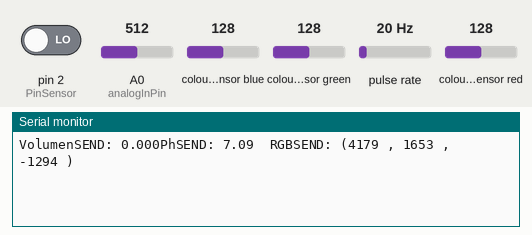
Simulated run of this sketch. Board: Arduino Uno, built with avr-gcc and run on an emulated ATmega328P. Parts: the last lines printed to the serial monitor. Wiring (inferred from the names in the program): TCS3200 colour sensor: output pin 2; S2 pin 12; S3 pin 11; S0 pin 8; S1 pin 9; pulse sensor: data pin 10. Inputs (shaded band) come from the test bench; at power-on: pulse rate 20 Hz, colour sensor blue 128, A0 (analogInPin) = 512, colour sensor green 128, pin 2 (PinSensor) LOW, colour sensor red 128.

Above: at 1.2 s.
1.3 s: pulse rate (sensor on pin 10) set to 150 Hz
At 3.0 s:
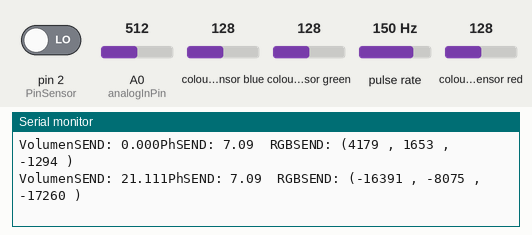
4.3 s: colour sensor blue set to 5
At 5.0 s:
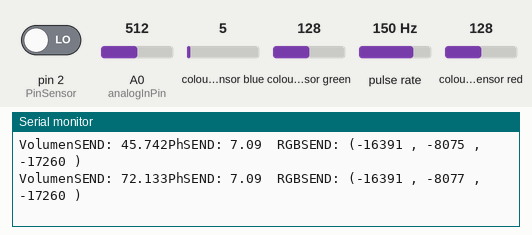
5.8 s: A0 (analogInPin) set to 30
At 7.1 s:
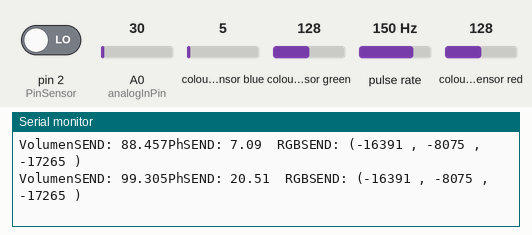
7.3 s: colour sensor green set to 5
At 8.2 s:
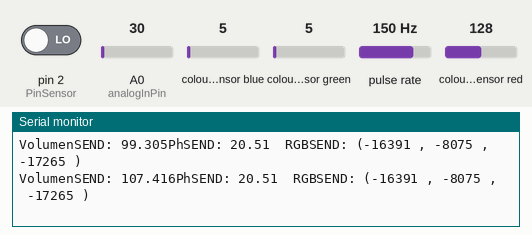
8.8 s: A0 (analogInPin) set to 306
At 10.1 s:
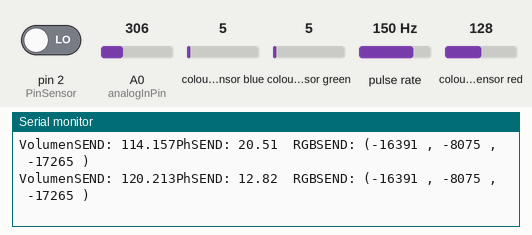
10.3 s: colour sensor blue set to 64
At 11.3 s:
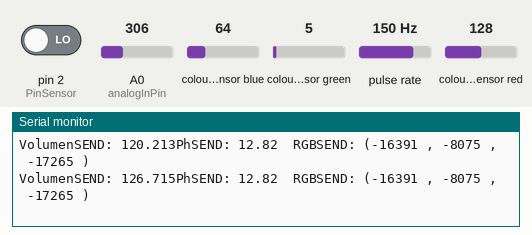
Timing chart, 0 to 12.8 s (numbered marks = the images above; inputs shaded):
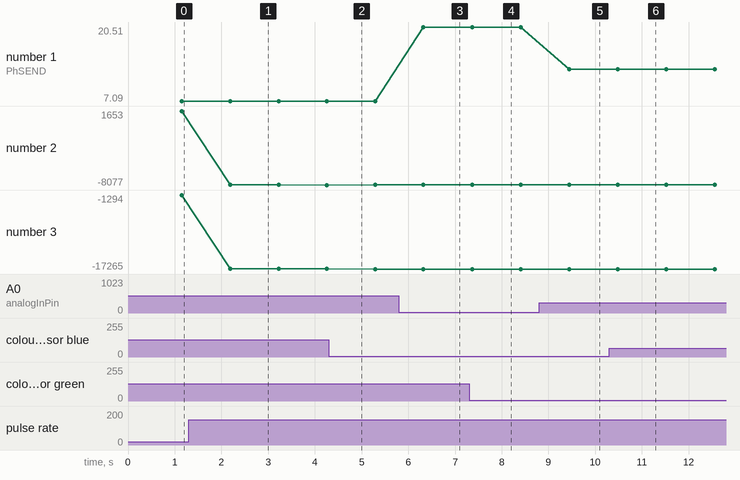

The sketch:

IoT-Arduino.ino
```cpp
/*-------------VARIABLES-------------*/
//Volumen
volatile int NumPulsos; //variable para la cantidad de pulsos recibidos
int PinSensor = 2;    //Sensor conectado en el pin 2
float factor_conversion= 7.5;//7.11; //para convertir de frecuencia a caudal
float volumen=0;
long dt=0; //variación de tiempo por cada bucle
long t0=0; //millis() del bucle anterior

// VOLUMEN FUNCTION
//---Función que se ejecuta en interrupción---------------
void ContarPulsos ()
{
  NumPulsos++;  //incrementamos la variable de pulsos
}

//---Función para obtener frecuencia de los pulsos--------
int ObtenerFrecuecia()
{
  int frecuencia;
  NumPulsos = 0;   //Ponemos a 0 el número de pulsos
  interrupts();    //Habilitamos las interrupciones
  delay(1000);   //muestra de 1 segundo
  noInterrupts(); //Deshabilitamos  las interrupciones
  frecuencia=NumPulsos; //Hz(pulsos por segundo)
  return frecuencia;
}

//PH Sensor
const int analogInPin = A0;
int sensorValue = 0;
unsigned long int avgValue;
float b;
int buf[10],temp;

//COLOR
//
// Cableado de TCS3200 a Arduino
//
#define S0 8
#define S1 9
#define S2 12
#define S3 11
#define salidaSensor 10

// Para guardar las frecuencias de los fotodiodos
int frecuenciaRojo = 0;
int frecuenciaVerde = 0;
int frecuenciaAzul = 0;
int colorRojo;
int colorVerde;
int colorAzul;


void setup()
{

  Serial.begin(9600);
  pinMode(PinSensor, INPUT);
  attachInterrupt(0,ContarPulsos,RISING);//(Interrupción 0(Pin2),función,Flanco de subida)
  //Serial.println ("Envie 'r' para restablecer el volumen a 0 Litros");
  t0=millis();
  //COLOR SETUP
  // Definiendo las Salidas
  pinMode(S0, OUTPUT);
  pinMode(S1, OUTPUT);
  pinMode(S2, OUTPUT);
  pinMode(S3, OUTPUT);

  // Definiendo salidaSensor como entrada
  pinMode(salidaSensor, INPUT);

  // Definiendo la escala de frecuencia a 20%
  digitalWrite(S0,HIGH);
  digitalWrite(S1,LOW);


}
float prom = 0.0;
void loop ()
{
  /*-----------------------------------------------------------*/
  /*----------------------VOLUME-------------------------------*/
  /*-----------------------------------------------------------*/
  if (Serial.available()) {
    //if(Serial.read()=='r')volumen=0;//restablecemos el volumen si recibimos 'r'
  }
  float frecuencia=ObtenerFrecuecia(); //obtenemos la frecuencia de los pulsos en Hz
  float caudal_L_m=frecuencia/factor_conversion; //calculamos el caudal en L/m
  prom = (prom + caudal_L_m)/2;
  //prom = sqrt(prom + caudal_L_m);
  dt=millis()-t0; //calculamos la variación de tiempo
  t0=millis();
  //Serial.print ("Caudal PROMEDIO: ");
  //Serial.print (prom,3);
  volumen=volumen+(prom/60)*(dt/1000); // volumen(L)=caudal(L/s)*tiempo(s)

  //volumen=volumen+(caudal_L_m/60)*(dt/1000); // volumen(L)=caudal(L/s)*tiempo(s)

   //-----Enviamos por el puerto serie---------------
//  Serial.print ("\tCaudal: ");
//  Serial.print (caudal_L_m,3);
//  Serial.print ("L/min \tMilitros/s ");
float caudal_Ml_s= caudal_L_m / 0.06;
//  Serial.print (caudal_Ml_s,3);
//  Serial.print ("\tVolumen: ");
//  Serial.print (volumen,3);
//  Serial.println (" L");
  /*-----------------------------------------------*/
  /*-------------------------PH--------------------*/
  /*------------------------------------------------*/
  for(int i=0;i<10;i++)
 {
  buf[i]=analogRead(analogInPin);
  delay(10);
 }
 for(int i=0;i<9;i++)
 {
  for(int j=i+1;j<10;j++)
  {
   if(buf[i]>buf[j])
   {
    temp=buf[i];
    buf[i]=buf[j];
    buf[j]=temp;
   }
  }
 }
 avgValue=0;
 for(int i=2;i<8;i++)
 avgValue+=buf[i];
 float pHVol=(float)avgValue*5.0/1024/6;
 float phValue = -5.70 * pHVol + 21.34;
// Serial.print("sensor = ");
// Serial.println(phValue);

// delay(20);
 /*------------------------------------------------*/
 /*--------------------COLOR-----------------------*/
 /*------------------------------------------------*/
 // Definiendo la lectura de los fotodiodos con filtro rojo
  digitalWrite(S2,LOW);
  digitalWrite(S3,LOW);

  // Leyendo la frecuencia de salida del sensor
  frecuenciaRojo = pulseIn(salidaSensor, LOW);

  // Mapeando el valor de la frecuencia del ROJO (RED = R) de 0 a 255
  // Usted debe colocar los valores que registro. Este es un ejemplo:
  // colorRojo = map(frecuenciaRojo, 70, 120, 255,0);
  colorRojo = map(frecuenciaRojo, 70, 120, 255,0);

  // Mostrando por serie el valor para el rojo (R = Red)
//  Serial.print("R = ");
//  Serial.print(colorRojo);
  delay(100);

  // Definiendo la lectura de los fotodiodos con filtro verde
  digitalWrite(S2,HIGH);
  digitalWrite(S3,HIGH);

  // Leyendo la frecuencia de salida del sensor
  frecuenciaVerde = pulseIn(salidaSensor, LOW);

  // Mapeando el valor de la frecuencia del VERDE (GREEN = G) de 0 a 255
  // Usted debe colocar los valores que registro. Este es un ejemplo:
  // colorVerde = map(frecuenciaVerde, 100, 199, 255,0);
  colorVerde = map(frecuenciaVerde, 100, 199, 255,0);

  // Mostrando por serie el valor para el verde (G = Green)
//  Serial.print("G = ");
//  Serial.print(colorVerde);
  delay(100);

  // Definiendo la lectura de los fotodiodos con filtro azul
  digitalWrite(S2,LOW);
  digitalWrite(S3,HIGH);

  // Leyendo la frecuencia de salida del sensor
  frecuenciaAzul = pulseIn(salidaSensor, LOW);

  // Mapeando el valor de la frecuencia del AZUL (AZUL = B) de 0 a 255
  // Usted debe colocar los valores que registro. Este es un ejemplo:
  // colorAzul = map(frecuenciaAzul, 38, 84, 255, 0);
  colorAzul = map(frecuenciaAzul, 37, 85, 255, 0);

//  // Mostrando por serie el valor para el azul (B = Blue)
//  Serial.print("B = ");
//  Serial.print(colorAzul);
  delay(100);

  //Variables finales a enviar
  // SEND VOLUMEN: volumen
  // SEND PH: phValue
  // SEND COLOR RGB: (colorRojo, colorVerde, colorAzul)
  Serial.print("VolumenSEND: ");
  Serial.print(volumen,3);
  Serial.print("PhSEND: ");
  Serial.print(phValue);
  Serial.print("\tRGBSEND: (");
  Serial.print(colorRojo);
  Serial.print(" , ");
  Serial.print(colorVerde);
  Serial.print(" , ");
  Serial.print(colorAzul);
  Serial.print(" )");
  Serial.print("\n");
  delay(100);

  // Comprobar cual es el color detectado y mostrarlo
  // con un mensaje en el monitor serie
  // ESTO NO
//  if(colorRojo > colorVerde && colorRojo > colorAzul){
//      Serial.println(" - Detectado ROJO");
//  }
//  if(colorVerde > colorRojo && colorVerde > colorAzul){
//    Serial.println(" - Detectado VERDE");
//  }
//  if(colorAzul > colorRojo && colorAzul > colorVerde){
//    Serial.println(" - Detectado AZUL");
//  }

}
```

Measured:
- after the input at 1.3 s, the serial monitor: prints a new line after 0.88 s (image 1)
- after the input at 5.8 s, the serial monitor: prints a new line after 0.52 s (image 3)
- after the input at 8.8 s, the serial monitor: prints a new line after 0.64 s (image 5)
- after the input at 10.3 s, the serial monitor: prints a new line after 0.18 s (image 6)
- plotted number 1: 7.09 → 20.51 after the input at 5.8 s, 20.51 → 12.82 after the input at 8.8 s
- plotted number 2: 1653 → -8077 after the input at 1.3 s
- plotted number 3: -1294 → -17260 after the input at 1.3 s
